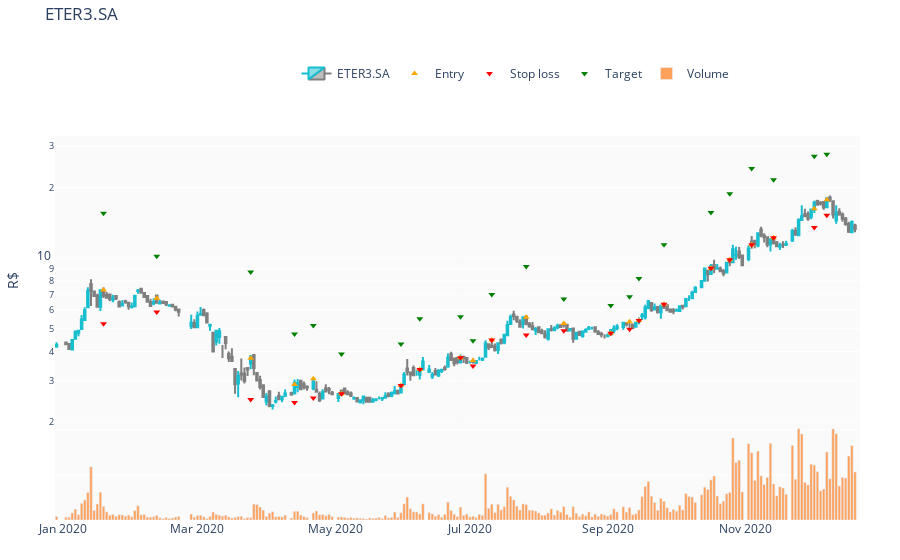

This figure's notebook cell:
### Code cell
trader.plottrades('ETER3.SA')

### Figure 1 — Plotly figure (JSON) as saved in the notebook; plotly's stock layout.template omitted (floating-point values rounded to 4 significant figures; data arrays with more than 128 entries replaced by an {"elided": "..."} marker saying what was removed)
{"data": [{"close": {"elided": "243 float values"}, "decreasing": {"line": {"color": "#7F7F7F"}}, "high": {"elided": "243 float values"}, "increasing": {"line": {"color": "#17BECF"}}, "low": {"elided": "243 float values"}, "name": "ETER3.SA", "open": {"elided": "243 float values"}, "type": "candlestick", "x": {"elided": "243 str values"}, "yaxis": "y2"}, {"marker": {"color": "orange", "symbol": "triangle-up"}, "mode": "markers", "name": "Entry", "type": "scatter", "x": ["2020-01-20T00:00:00", "2020-02-12T00:00:00", "2020-03-25T00:00:00", "2020-04-14T00:00:00", "2020-04-22T00:00:00", "2020-05-05T00:00:00", "2020-06-01T00:00:00", "2020-06-09T00:00:00", "2020-06-26T00:00:00", "2020-07-02T00:00:00", "2020-07-10T00:00:00", "2020-07-27T00:00:00", "2020-08-12T00:00:00", "2020-09-02T00:00:00", "2020-09-10T00:00:00", "2020-09-15T00:00:00", "2020-09-25T00:00:00", "2020-10-16T00:00:00", "2020-10-26T00:00:00", "2020-11-04T00:00:00", "2020-11-13T00:00:00", "2020-12-02T00:00:00", "2020-12-08T00:00:00"], "y": [7.31, 6.75, 3.74, 2.89, 3.06, 2.64, 2.86, 3.35, 3.76, 3.66, 4.47, 5.6, 5.26, 4.78, 5.35, 5.42, 6.35, 9.04, 9.85, 11.4, 12.21, 16.24, 17.72], "yaxis": "y2"}, {"marker": {"color": "red", "symbol": "triangle-down"}, "mode": "markers", "name": "Stop loss", "type": "scatter", "x": ["2020-01-20T00:00:00", "2020-02-12T00:00:00", "2020-03-25T00:00:00", "2020-04-14T00:00:00", "2020-04-22T00:00:00", "2020-05-05T00:00:00", "2020-06-01T00:00:00", "2020-06-09T00:00:00", "2020-06-26T00:00:00", "2020-07-02T00:00:00", "2020-07-10T00:00:00", "2020-07-27T00:00:00", "2020-08-12T00:00:00", "2020-09-02T00:00:00", "2020-09-10T00:00:00", "2020-09-15T00:00:00", "2020-09-25T00:00:00", "2020-10-16T00:00:00", "2020-10-26T00:00:00", "2020-11-04T00:00:00", "2020-11-13T00:00:00", "2020-12-02T00:00:00", "2020-12-08T00:00:00"], "y": [5.255, 5.895, 2.495, 2.425, 2.535, 2.64, 2.86, 3.35, 3.76, 3.465, 4.47, 4.7, 4.9, 4.78, 4.975, 5.42, 6.35, 9.04, 9.85, 11.4, 12.21, 13.51, 15.22], "yaxis": "y2"}, {"marker": {"color": "green", "symbol": "triangle-down"}, "mode": "markers", "name": "Target", "type": "scatter", "x": ["2020-01-20T00:00:00", "2020-02-12T00:00:00", "2020-03-25T00:00:00", "2020-04-14T00:00:00", "2020-04-22T00:00:00", "2020-05-05T00:00:00", "2020-06-01T00:00:00", "2020-06-09T00:00:00", "2020-06-26T00:00:00", "2020-07-02T00:00:00", "2020-07-10T00:00:00", "2020-07-27T00:00:00", "2020-08-12T00:00:00", "2020-09-02T00:00:00", "2020-09-10T00:00:00", "2020-09-15T00:00:00", "2020-09-25T00:00:00", "2020-10-16T00:00:00", "2020-10-26T00:00:00", "2020-11-04T00:00:00", "2020-11-13T00:00:00", "2020-12-02T00:00:00", "2020-12-08T00:00:00"], "y": [15.53, 10.17, 8.72, 4.75, 5.16, 3.9, 4.3, 5.51, 5.62, 4.44, 6.99, 9.2, 6.7, 6.28, 6.85, 8.18, 11.39, 15.64, 18.79, 24.12, 21.57, 27.16, 27.74], "yaxis": "y2"}, {"name": "Volume", "type": "bar", "x": {"elided": "243 str values"}, "y": {"elided": "243 int values"}, "yaxis": "y"}], "layout": {"legend": {"orientation": "h", "x": 0.3, "y": 0.9, "yanchor": "bottom"}, "margin": {"b": 40, "l": 40, "r": 40, "t": 40}, "plot_bgcolor": "rgb(250, 250, 250)", "title": {"text": "ETER3.SA"}, "xaxis": {"rangebreaks": [{"bounds": ["sat", "mon"], "values": ["2015-12-25", "2016-01-01"]}], "rangeslider": {"visible": false}}, "yaxis": {"domain": [0, 0.2], "showticklabels": false}, "yaxis2": {"domain": [0.2, 0.8], "title": {"text": "R$"}, "type": "log"}}}
